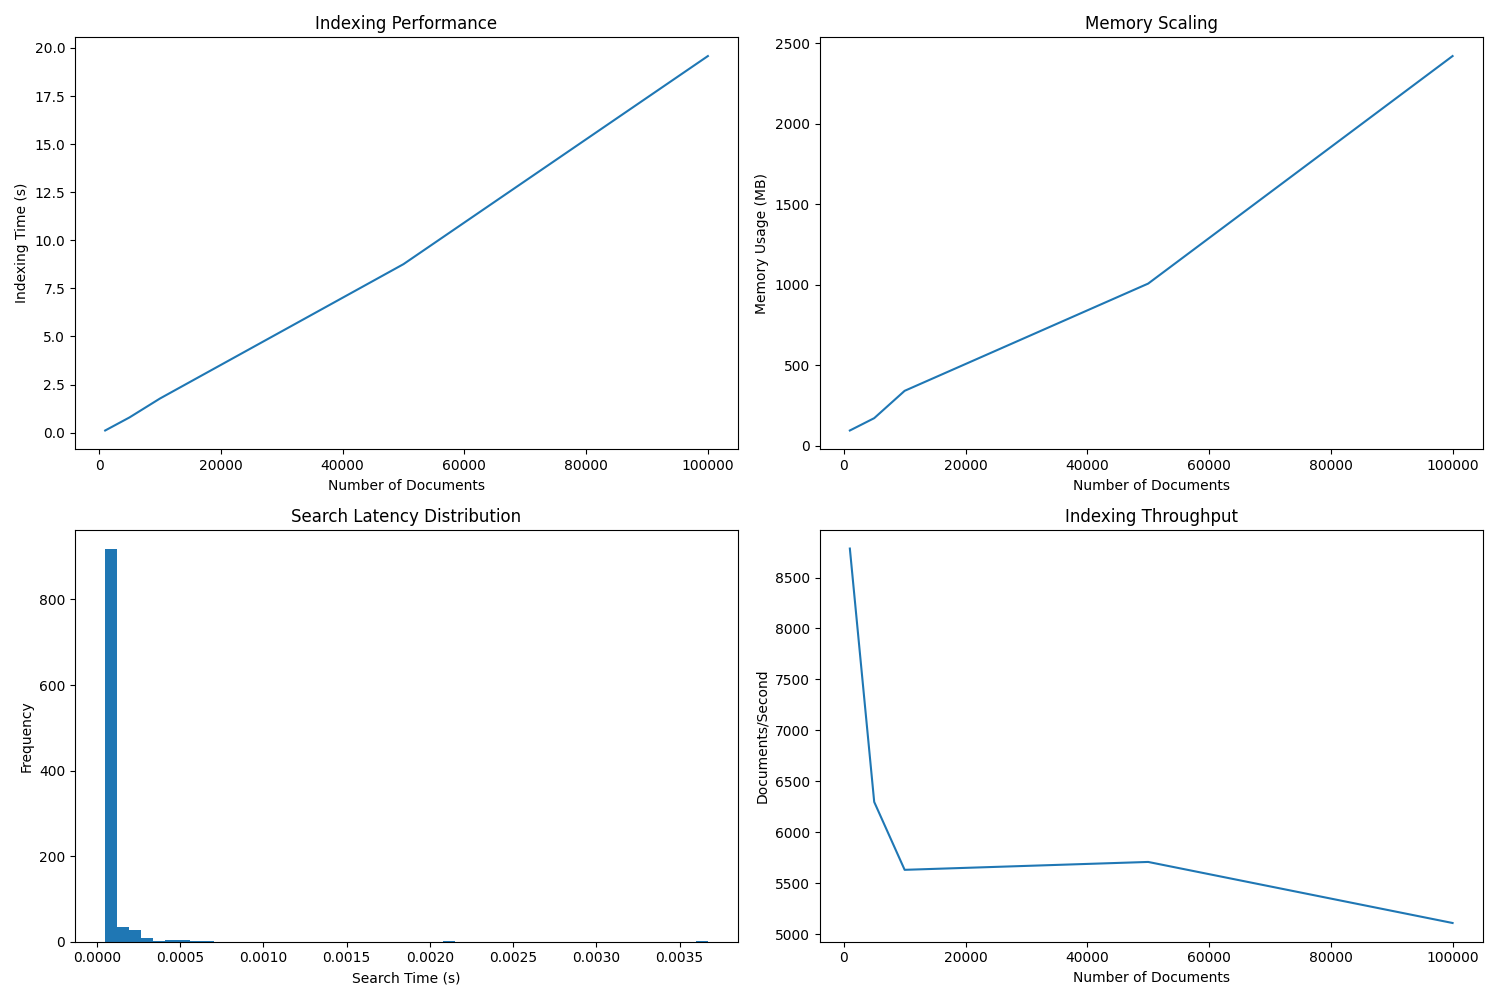

Write Python code to recreate this figure.
import time
import memory_profiler
import matplotlib.pyplot as plt
import numpy as np
from typing import List, Tuple, Dict
import random
import string
from inverted_index import InvertedIndex

class PerformanceAnalyzer:
    def __init__(self):
        self.index = InvertedIndex(base_path="./perf_test_index", num_shards=4)
        
    def generate_test_documents(self, num_docs: int, words_per_doc: int) -> List[Tuple[int, str]]:
        """Generate test documents with controlled vocabulary"""
        vocabulary = [
            ''.join(random.choices(string.ascii_lowercase, k=random.randint(3, 10)))
            for _ in range(1000)  # Fixed vocabulary size
        ]
        
        documents = []
        for i in range(num_docs):
            words = random.choices(vocabulary, k=words_per_doc)
            documents.append((i, ' '.join(words)))
        return documents

    def measure_indexing_performance(self, doc_counts: List[int]) -> Dict[str, List[float]]:
        """Measure indexing time and memory usage for different document counts"""
        results = {
            'doc_counts': doc_counts,
            'index_times': [],
            'memory_usage': [],
            'throughput': []
        }
        
        for doc_count in doc_counts:
            # Generate test documents
            documents = self.generate_test_documents(doc_count, words_per_doc=100)
            
            # Measure indexing time
            start_time = time.time()
            self.index.add_documents(iter(documents))
            index_time = time.time() - start_time
            
            # Calculate throughput (docs/second)
            throughput = doc_count / index_time
            
            # Measure memory usage
            memory_usage = memory_profiler.memory_usage()[0]
            
            results['index_times'].append(index_time)
            results['memory_usage'].append(memory_usage)
            results['throughput'].append(throughput)
            
            # Clean up
            self.index = InvertedIndex(base_path="./perf_test_index", num_shards=4)
            
        return results

    def measure_search_performance(self, num_queries: int) -> Dict[str, List[float]]:
        """Measure search performance metrics"""
        # Generate and index test documents
        documents = self.generate_test_documents(10000, words_per_doc=100)
        self.index.add_documents(iter(documents))
        
        # Generate test queries
        queries = [
            ''.join(random.choices(string.ascii_lowercase, k=random.randint(3, 8)))
            for _ in range(num_queries)
        ]
        
        results = {
            'search_times': [],
            'result_counts': [],
            'latency_percentiles': []
        }
        
        # Measure search performance
        for query in queries:
            start_time = time.time()
            search_results = self.index.search(query)
            search_time = time.time() - start_time
            
            results['search_times'].append(search_time)
            results['result_counts'].append(len(search_results))
        
        # Calculate latency percentiles
        latencies = sorted(results['search_times'])
        results['latency_percentiles'] = {
            '50th': np.percentile(latencies, 50),
            '95th': np.percentile(latencies, 95),
            '99th': np.percentile(latencies, 99)
        }
        
        return results

    def plot_performance_metrics(self, index_results: Dict[str, List[float]], 
                               search_results: Dict[str, List[float]]):
        """Plot performance metrics"""
        fig, ((ax1, ax2), (ax3, ax4)) = plt.subplots(2, 2, figsize=(15, 10))
        
        # Indexing time vs document count
        ax1.plot(index_results['doc_counts'], index_results['index_times'])
        ax1.set_xlabel('Number of Documents')
        ax1.set_ylabel('Indexing Time (s)')
        ax1.set_title('Indexing Performance')
        
        # Memory usage vs document count
        ax2.plot(index_results['doc_counts'], index_results['memory_usage'])
        ax2.set_xlabel('Number of Documents')
        ax2.set_ylabel('Memory Usage (MB)')
        ax2.set_title('Memory Scaling')
        
        # Search latency distribution
        ax3.hist(search_results['search_times'], bins=50)
        ax3.set_xlabel('Search Time (s)')
        ax3.set_ylabel('Frequency')
        ax3.set_title('Search Latency Distribution')
        
        # Throughput vs document count
        ax4.plot(index_results['doc_counts'], index_results['throughput'])
        ax4.set_xlabel('Number of Documents')
        ax4.set_ylabel('Documents/Second')
        ax4.set_title('Indexing Throughput')
        
        plt.tight_layout()
        plt.savefig('performance_analysis.png')
        plt.close()

def main():
    analyzer = PerformanceAnalyzer()
    
    # Test with increasing document counts
    doc_counts = [1000, 5000, 10000, 50000, 100000]
    index_results = analyzer.measure_indexing_performance(doc_counts)
    
    # Test search performance
    search_results = analyzer.measure_search_performance(1000)
    
    # Plot results
    analyzer.plot_performance_metrics(index_results, search_results)
    
    # Print performance summary
    print("\nPerformance Analysis Summary")
    print("=" * 50)
    
    print("\nIndexing Performance:")
    print(f"Max throughput: {max(index_results['throughput']):.2f} docs/second")
    print(f"Memory usage per 10k docs: {index_results['memory_usage'][2]/10:.2f} MB")
    
    print("\nSearch Performance:")
    print(f"Average latency: {np.mean(search_results['search_times'])*1000:.2f} ms")
    print(f"95th percentile latency: {search_results['latency_percentiles']['95th']*1000:.2f} ms")
    print(f"Average results per query: {np.mean(search_results['result_counts']):.2f}")

if __name__ == "__main__":
    main() 